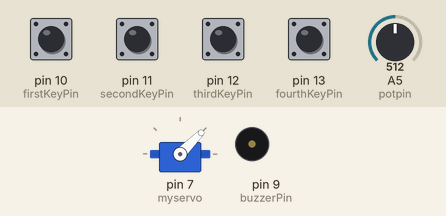
The sketch below on a simulated Arduino Uno, built with avr-gcc and run on an emulated ATmega328P. Shown: servo, buzzer (waves = sounding). The inputs (shaded band) are chosen by the test bench; at power-on: pin 10 (firstKeyPin), pin 11 (secondKeyPin), pin 12 (thirdKeyPin), pin 13 (fourthKeyPin) HIGH, A5 (potpin) = 512.

Above: at 1.2 s.
1.3 s: A5 (potpin) set to 306
4.3 s: pin 10 (firstKeyPin) pulled LOW for 0.4 s
At 4.58 s:
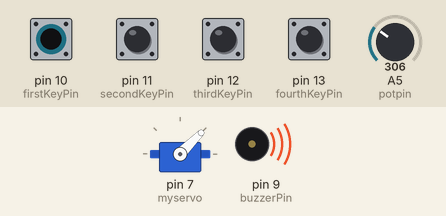
7.3 s: A5 (potpin) set to 1023
At 8.13 s:
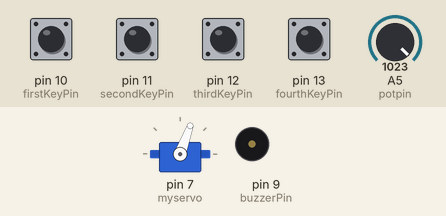
10.3 s: pin 11 (secondKeyPin) pulled LOW for 1 s
At 11.33 s:
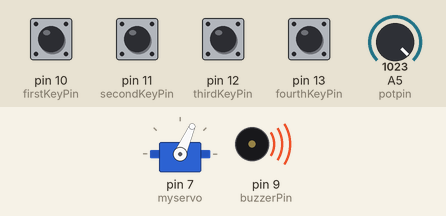
13.3 s: A5 (potpin) set to 122
16.3 s: pin 10 (firstKeyPin) pulled LOW for 1 s
At 18.1 s:
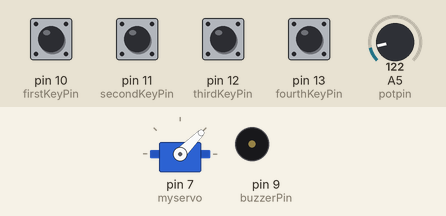
Timing chart, 0 to 19.8 s (numbered marks = the images above; inputs shaded):
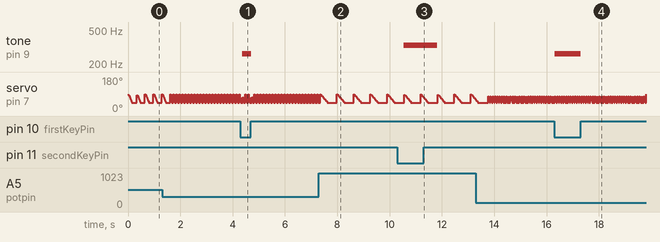

The sketch:

program.ino
```cpp
const int firstKeyPin = 10;
const int secondKeyPin = 11;
const int thirdKeyPin = 12;
const int fourthKeyPin = 13;

const int buzzerPin = 9;
#include <Servo.h>

Servo myservo;  // create servo object to control a servo


const int potpin = A5;  // analog pin used to connect the potentiometer
int val;    // variable to read the value from the analog pin
int pos = 0;    // variable to store the servo position


void setup() {
  //set the button pins as inputs
  pinMode(firstKeyPin, INPUT_PULLUP);
  pinMode(secondKeyPin, INPUT_PULLUP);
  pinMode(thirdKeyPin, INPUT_PULLUP);
  pinMode(fourthKeyPin, INPUT_PULLUP);

  //set the buzzer pin as an output
  pinMode(buzzerPin, OUTPUT);
  myservo.attach(7);  // attaches the servo on pin 9 to the servo object
}

void loop() {
  val = analogRead(potpin);            // reads the value of the potentiometer (value between 0 and 1023)
  val = map(val, 0, 1023, 0, 180);     // scale it to use it with the servo (value between 0 and 180)

  // Scene 1:
  for (int i = 0; i < 45; i += 1) {
    pos = 90 - i;              // servo from 90 to 45 degrees

    myservo.write(pos);
    delay(val / 30);                         // waits for the servo to get there
  }

  // Scene 2
  for (int i = 0; i < 60; i += 1) {
    pos = 45;                   // servo from 90 to 150 degrees
    myservo.write(pos);
    delay(val / 30);            // waits for the servo to get there
  }


  if (digitalRead(firstKeyPin) == LOW) {      //if the first key is pressed
    tone(buzzerPin, 262);                     //play the frequency for c
  }
  else if (digitalRead(secondKeyPin) == LOW) { //if the second key is pressed
    tone(buzzerPin, 330);                     //play the frequency for e
  }
  else if (digitalRead(thirdKeyPin) == LOW) { //if the third key is pressed
    tone(buzzerPin, 392);                     //play the frequency for g
  }
  else if (digitalRead(fourthKeyPin) == LOW) { //if the fourth key is pressed
    tone(buzzerPin, 494);                      //play the frequency for b
  }
  else {
    noTone(buzzerPin);                        //if no key is pressed turn the buzzer off
  }


}
```

Measured:
- after the input at 4.3 s, tone on pin 9 (buzzerPin): silent → 262 Hz after 0.07 s, → silent 0.34 s later
- after the input at 10.3 s, tone on pin 9 (buzzerPin): silent → 330 Hz after 0.24 s, → silent 1.3 s later
- after the input at 16.3 s, tone on pin 9 (buzzerPin): silent → 262 Hz at once, → silent 1.0 s later
